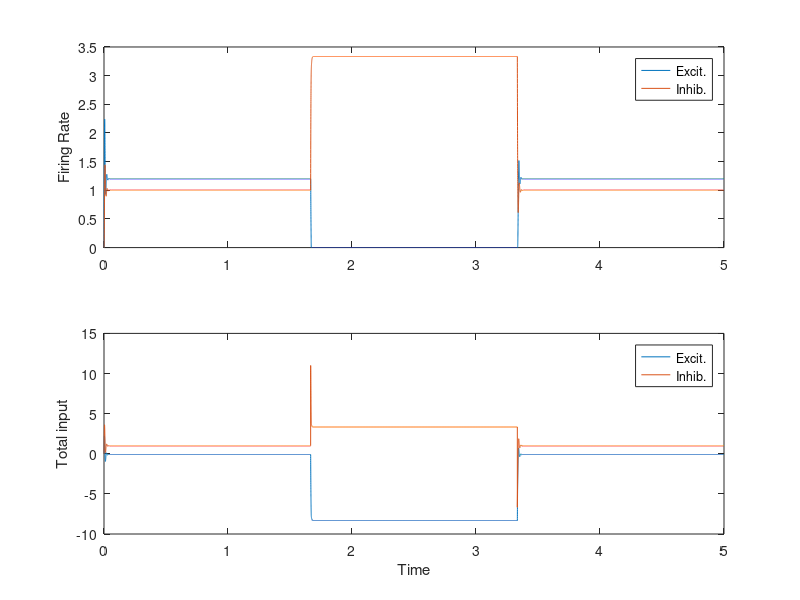
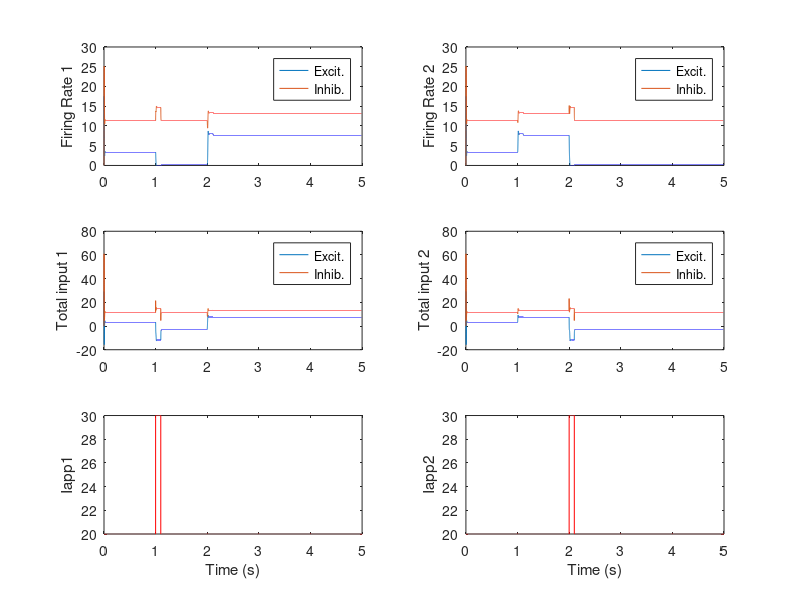
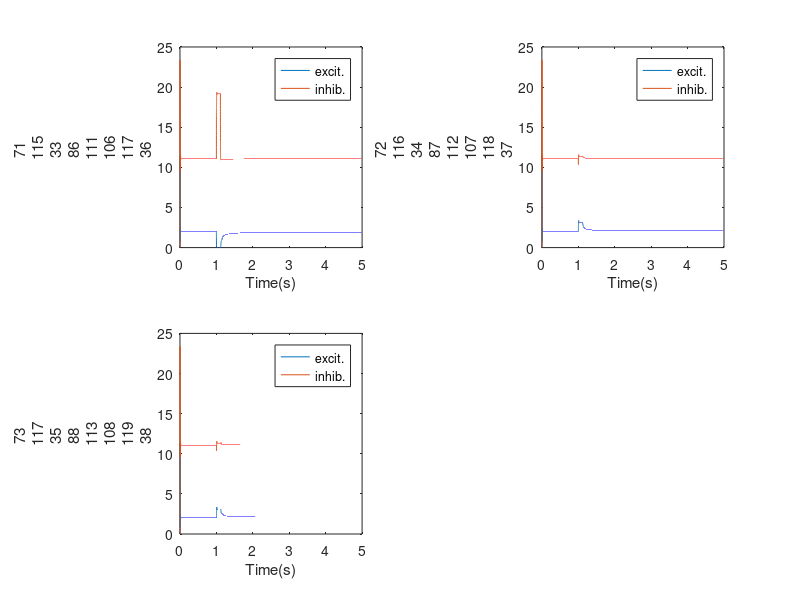
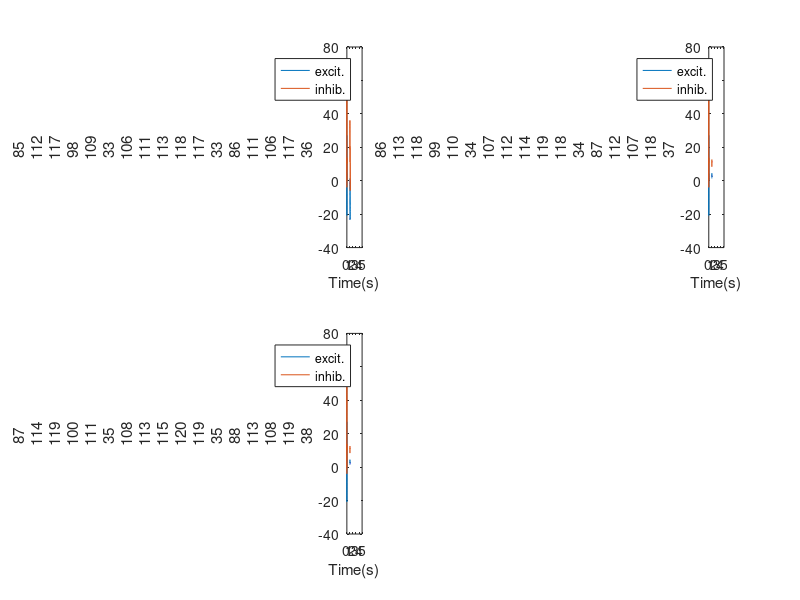

The MATLAB script that drew these images, in order:
% Tutorial 7.1 + more - Final
%Code written by Connor Zawacki
%About: Code producing first just a single inhibition stabilized circuit
%coupling an ecitatory and inhibitory unit together and analyzing its
%response to differing inputs and time steps. Then, two such circuits are
%coupled together and activity of the resulting network is analyzed.
%Finally, an alaysis on the number of stable states given 'n' number of
%inhibition stabilized circuits coupled together is carried out

%Known Bugs: None

%% Part A: Single Inhibition Stabilized Circuit

rmax = 100;    %max frate
theta_e = -5;  %threshold of activity for e. cells
theta_i = 0;   %threshold of activity for i. cells
alpha_e = 0.05;%gain of e. cells
alpha_i = 1;   %gain of i. cells
WEI = 2.5;     %connection strength from e. to i. cells
WEE = 2;       %connection strength from e. cell to self
WII = -2;      %connection strength from i. cell to self
WIE = -2.5;    %connection strength from i. to e cells
%for just 1 or 2 circuits we don't really need a connectivity matrix

tmax = 5;
dt = 0.1e-3;  
tvec = 0:dt:tmax;
i_stimvec = zeros(size(tvec));
i_stimvec(ceil(numel(tvec)/3):2*ceil(numel(tvec)/3))=10;


Ie_base = 0; %is 0 in question 1, and 25 in question 2. baseline current for e. cell
Ii_base = 0; %is 0 in question 1, and 15 in question 2. baseline current for i. cell
tao_e = 2e-3;%is 5ms in question 1 and 2, and 2 ms in question 3 and 4. time constant for e cells
tao_i = 10e-3;%is 5ms in question 1 and 2, and 10 ms in question 3 and 4. time constant for i cells

Iapp_e = ones(size(tvec))*Ie_base;
Iapp_i = ones(size(tvec))*(Ii_base)+ i_stimvec ;

frvec_e = zeros(size(tvec));
frvec_i = zeros(size(tvec));
Ivec_e = zeros(size(tvec));
Ivec_i = zeros(size(tvec));

for t=2:numel(tvec)
    Ivec_e(t)= WEE*frvec_e(t-1) + WIE*frvec_i(t-1) + Iapp_e(t);
    Ivec_i(t)= WEI*frvec_e(t-1) + WII*frvec_i(t-1) + Iapp_i(t);

    frvec_e(t) = frvec_e(t-1) + (dt/tao_e)*(-frvec_e(t-1) + alpha_e*(Ivec_e(t)-theta_e)^2 *sign(Ivec_e(t)-theta_e));
    frvec_i(t) = frvec_i(t-1) + (dt/tao_i)*(-frvec_i(t-1) + alpha_i*(Ivec_i(t)-theta_i));

    if frvec_i(t)>rmax
        frvec_i(t)=rmax;
    end
    if frvec_i(t)<0
        frvec_i(t)=0;
    end
    if frvec_e(t)>rmax
        frvec_e(t)=rmax;
    end
    if frvec_e(t)<0
        frvec_e(t)=0;
    end
end
figure(1)
subplot(2,1,1), plot(tvec,frvec_e), hold on, plot(tvec, frvec_i), legend("Excit.","Inhib."), ylabel("Firing Rate"), hold off
subplot(2,1,2), plot(tvec,Ivec_e), hold on, plot(tvec,Ivec_i),legend("Excit.","Inhib."), ylabel("Total input"), xlabel("Time"), hold off

%% part B Two Inhibition Stabilized Circuits

WEIX = 1.75;
tao_e = 5e-3;
tao_i = 5e-3;

i_stimvec1 = zeros(size(tvec));
i_stimvec1(1/dt:ceil(1/dt+(100e-3/dt)))=10;
%i_stimvec1(ceil(0.5/dt):ceil(0.5/dt+(1e-3/dt)))=2;
%i_stimvec1(ceil(2.5/dt-1000):ceil(2.5/dt+(1e-3/dt-1000)))=2;
i_stimvec2 = zeros(size(tvec));
i_stimvec2(2/dt:ceil(2/dt+(100e-3/dt)))=10;

frvec_e1 = zeros(size(tvec));
frvec_i1 = zeros(size(tvec));
Ivec_e1 = zeros(size(tvec));
Ivec_i1 = zeros(size(tvec));

frvec_e2 = zeros(size(tvec));
frvec_i2 = zeros(size(tvec));
Ivec_e2 = zeros(size(tvec));
Ivec_i2 = zeros(size(tvec));

Ii_base=20;
Ie_base=25;

Iapp_e = ones(size(tvec))*Ie_base;
Iapp_i1 = ones(size(tvec))*(Ii_base) + i_stimvec1;
Iapp_i2 = ones(size(tvec))*(Ii_base) + i_stimvec2;

for t=2:numel(tvec)
    Ivec_e1(t)= WEE*frvec_e1(t-1) + WIE*frvec_i1(t-1) + Iapp_e(t);
    Ivec_i1(t)= WEI*frvec_e1(t-1) + WII*frvec_i1(t-1) + Iapp_i1(t) + WEIX*frvec_e2(t-1);

    frvec_e1(t) = frvec_e1(t-1) + (dt/tao_e)*(-frvec_e1(t-1) + alpha_e*(Ivec_e1(t)-theta_e)^2 *sign(Ivec_e1(t-1)-theta_e));
    frvec_i1(t) = frvec_i1(t-1) + (dt/tao_i)*(-frvec_i1(t-1) + alpha_i*(Ivec_i1(t)-theta_i));

    if frvec_i1(t)>rmax
        frvec_i1(t)=rmax;
    end
    if frvec_i1(t)<0
        frvec_i1(t)=0;
    end
    if frvec_e1(t)>rmax
        frvec_e1(t)=rmax;
    end
    if frvec_e1(t)<0
        frvec_e1(t)=0;
    end

    Ivec_e2(t)= WEE*frvec_e2(t-1) + WIE*frvec_i2(t-1) + Iapp_e(t);
    Ivec_i2(t)= WEI*frvec_e2(t-1) + WII*frvec_i2(t-1) + Iapp_i2(t) + WEIX*frvec_e1(t-1);

    frvec_e2(t) = frvec_e2(t-1) + (dt/tao_e)*(-frvec_e2(t-1) + alpha_e*(Ivec_e2(t)-theta_e)^2 *sign(Ivec_e2(t-1)-theta_e));
    frvec_i2(t) = frvec_i2(t-1) + (dt/tao_i)*(-frvec_i2(t-1) + alpha_i*(Ivec_i2(t)-theta_i));

    if frvec_i2(t)>rmax
        frvec_i2(t)=rmax;
    end
    if frvec_i2(t)<0
        frvec_i2(t)=0;
    end
    if frvec_e2(t)>rmax
        frvec_e2(t)=rmax;
    end
    if frvec_e2(t)<0
        frvec_e2(t)=0;
    end
end
figure(2)
subplot(3,2,1), plot(tvec,frvec_e1), hold on, plot(tvec, frvec_i1), legend("Excit.","Inhib."), ylabel("Firing Rate 1"), hold off
subplot(3,2,3), plot(tvec,Ivec_e1), hold on, plot(tvec,Ivec_i1),legend("Excit.","Inhib."), ylabel("Total input 1"), hold off
subplot(3,2,2), plot(tvec,frvec_e2), hold on, plot(tvec, frvec_i2), legend("Excit.","Inhib."), ylabel("Firing Rate 2"), hold off
subplot(3,2,4), plot(tvec,Ivec_e2), hold on, plot(tvec,Ivec_i2),legend("Excit.","Inhib."), ylabel("Total input 2"), hold off
subplot(3,2,5), plot(tvec, Iapp_i1,'r'), xlabel("Time (s)"), ylabel("Iapp1");
subplot(3,2,6), plot(tvec,Iapp_i2,'r'), xlabel("Time (s)"), ylabel("Iapp2");

%% # of steady states given N inhib. stab. network=?

N=3; %value for how many coupled networks. N= 3, 4, and 5 were mainly used

WEIX = 2;
tao_e = 5e-3;
tao_i = 5e-3;

i_stimmat = zeros(N,numel(tvec));
%below are only a few of the different tested inputs used, many variations
%of different stimuli and base currents were used
i_stimmat(1,ceil(1/dt):ceil(1.11/dt))= 25;
%i_stimmat(2,ceil(0.5/dt):ceil(1/dt))= -10;
%i_stimmat(3,ceil(0.25/dt):ceil(1/dt))= 100;
frmat_e = zeros(N,numel(tvec));
Imat_e = frmat_e;
frmat_i = zeros(N,numel(tvec));
Imat_i = frmat_i;


%Base current values had to vary with 'N' for signifiant activity
Ii_base=20;
Ie_base=25;

Iapp_e = ones(size(tvec))*Ie_base;
Iapp_mat = ones(size(i_stimmat))*(Ii_base) + i_stimmat;

for t = 2:numel(tvec)
    for c = 1:N
        Imat_i(c,t) = WEI*frmat_e(c,t-1) + WII*frmat_i(c,t-1) + Iapp_mat(c,t) + WEIX*(sum(frmat_e(:,t-1)) - frmat_e(c,t-1));
        Imat_e(c,t) = WEE*frmat_e(c,t-1) + WIE*frmat_i(c, t-1) + Iapp_e(t);

        frmat_e(c,t) = frmat_e(c,t-1) + (dt/tao_e)*(-frmat_e(c,t-1) + alpha_e*(Imat_e(c,t)-theta_e)^2 *sign(Imat_e(c,t)-theta_e));
        frmat_i(c,t) = frmat_i(c,t-1) + (dt/tao_i)*(-frmat_i(c,t-1) + alpha_i*(Imat_i(c,t)-theta_i));

        if frmat_i(c,t)>rmax
            frmat_i(c,t)=rmax;
        end
        if frmat_i(c,t)<0
            frmat_i(c,t)=0;
        end
        if frmat_e(c,t)>rmax
            frmat_e(c,t)=rmax;
        end
        if frmat_e(c,t)<0
            frmat_e(c,t)=0;
        end
    end
end
figure(3)
for i=1:N
    subplot(ceil(N/2),2,i), plot(tvec,frmat_e(i,:)),  hold on, plot(tvec,frmat_i(i,:)),  legend("excit.","inhib."), ylabel("Fr Unit#"+i), xlabel("Time(s)"), hold off;
end
figure(4)
for i=1:N
    subplot(ceil(N/2),2,i), plot(tvec,Imat_e(i,:)),  hold on, plot(tvec,Imat_i(i,:)),  legend("excit.","inhib."), ylabel("Total input Unit#"+i), xlabel("Time(s)"), hold off;
end
figure(5)
for i=1:N
    subplot(ceil(N/2),2,i), plot(tvec,Iapp_mat(i,:)), ylabel("Total Iapp Unit#"+i), xlabel("Time(s)"), hold off;
end

